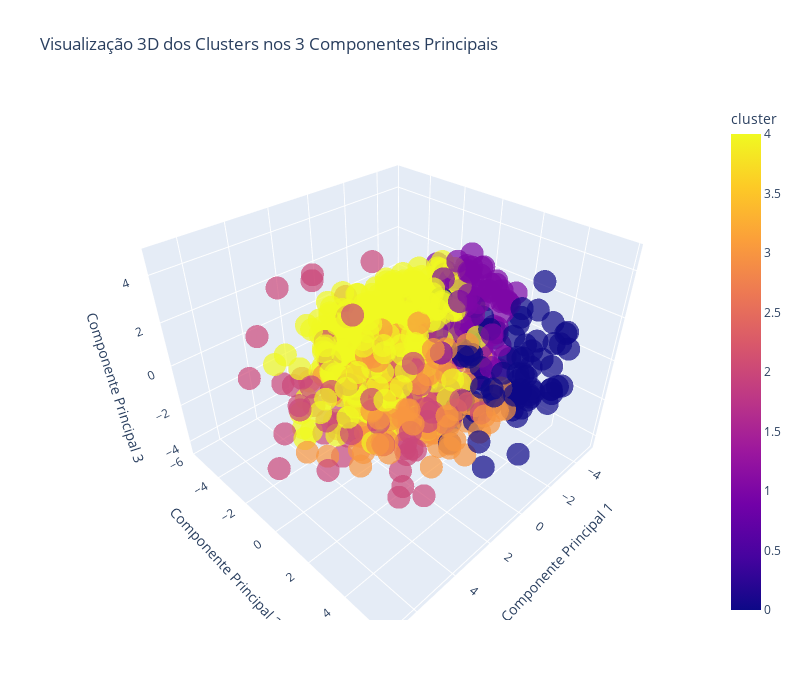

The cell this chart's notebook holds for it:
### Code cell
import plotly.express as px

# Aplicar PCA com 3 componentes
pca_3d = PCA(n_components=3)
X_pca_3d = pca_3d.fit_transform(preprocessed_X)

# Adicionar os três componentes principais ao DataFrame
df["pca_1"] = X_pca_3d[:, 0]
df["pca_2"] = X_pca_3d[:, 1]
df["pca_3"] = X_pca_3d[:, 2]

# Criar a visualização 3D interativa com Plotly
fig = px.scatter_3d(
    df,
    x="pca_1",
    y="pca_2",
    z="pca_3",
    color="cluster",
    title="Visualização 3D dos Clusters nos 3 Componentes Principais",
    labels={
        "pca_1": "Componente Principal 1",
        "pca_2": "Componente Principal 2",
        "pca_3": "Componente Principal 3",
    },
    opacity=0.7,
    size_max=18,
)

# Ajustar o tamanho da figura
fig.update_layout(
    scene=dict(
        xaxis_title="Componente Principal 1",
        yaxis_title="Componente Principal 2",
        zaxis_title="Componente Principal 3",
    ),
    width=800,
    height=700,
)

# Exibir a figura interativa
fig.show()

### Figure 1 — Plotly figure (JSON) as saved in the notebook; plotly's stock layout.template omitted (floating-point values rounded to 4 significant figures; data arrays with more than 128 entries replaced by an {"elided": "..."} marker saying what was removed)
{"data": [{"hovertemplate": "Componente Principal 1=%{x}<br>Componente Principal 2=%{y}<br>Componente Principal 3=%{z}<br>cluster=%{marker.color}<extra></extra>", "legendgroup": "", "marker": {"color": {"elided": "862 int values"}, "coloraxis": "coloraxis", "opacity": 0.7, "symbol": "circle"}, "mode": "markers", "name": "", "scene": "scene", "showlegend": false, "type": "scatter3d", "x": {"elided": "862 float values"}, "y": {"elided": "862 float values"}, "z": {"elided": "862 float values"}}], "layout": {"coloraxis": {"colorbar": {"title": {"text": "cluster"}}, "colorscale": [[0, "#0d0887"], [0.1111, "#46039f"], [0.2222, "#7201a8"], [0.3333, "#9c179e"], [0.4444, "#bd3786"], [0.5556, "#d8576b"], [0.6667, "#ed7953"], [0.7778, "#fb9f3a"], [0.8889, "#fdca26"], [1, "#f0f921"]]}, "height": 700, "legend": {"tracegroupgap": 0}, "scene": {"domain": {"x": [0, 1], "y": [0, 1]}, "xaxis": {"title": {"text": "Componente Principal 1"}}, "yaxis": {"title": {"text": "Componente Principal 2"}}, "zaxis": {"title": {"text": "Componente Principal 3"}}}, "title": {"text": "Visualização 3D dos Clusters nos 3 Componentes Principais"}, "width": 800}}
